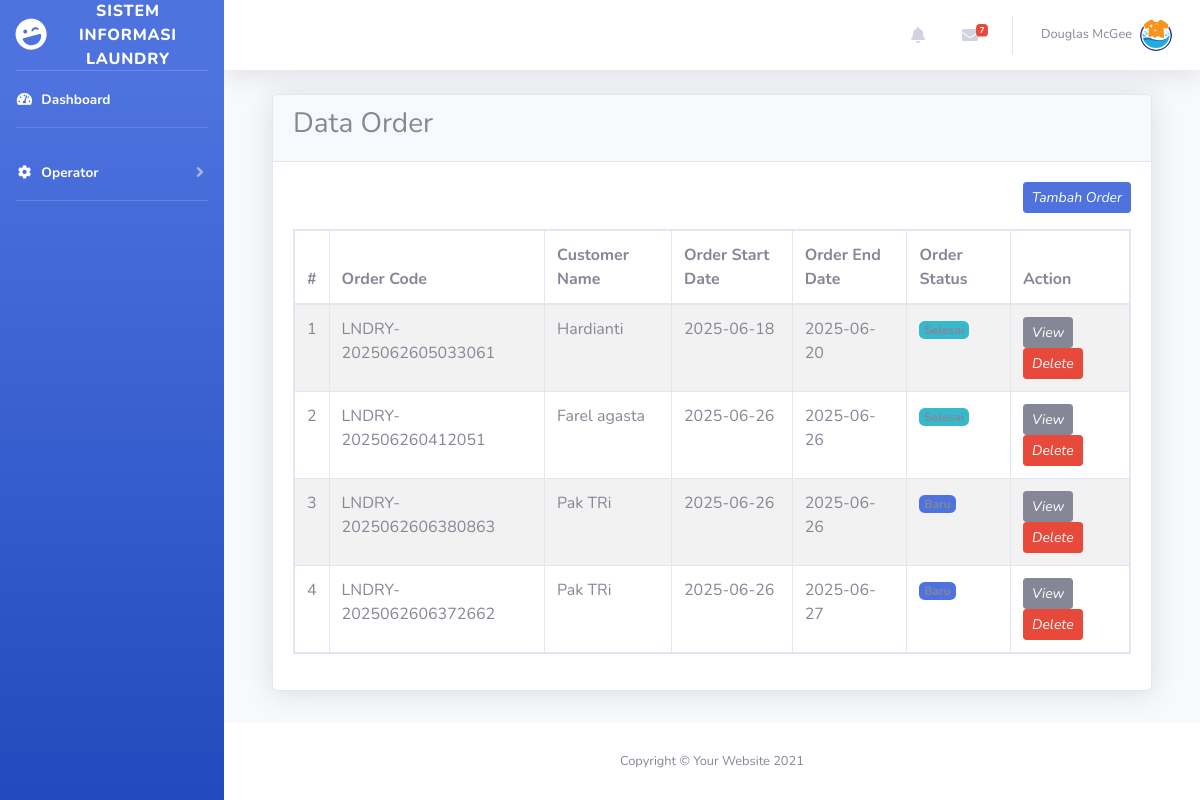
/dashboard.php?page=transaksi (signed in), run on an earlier commit of the app's database.
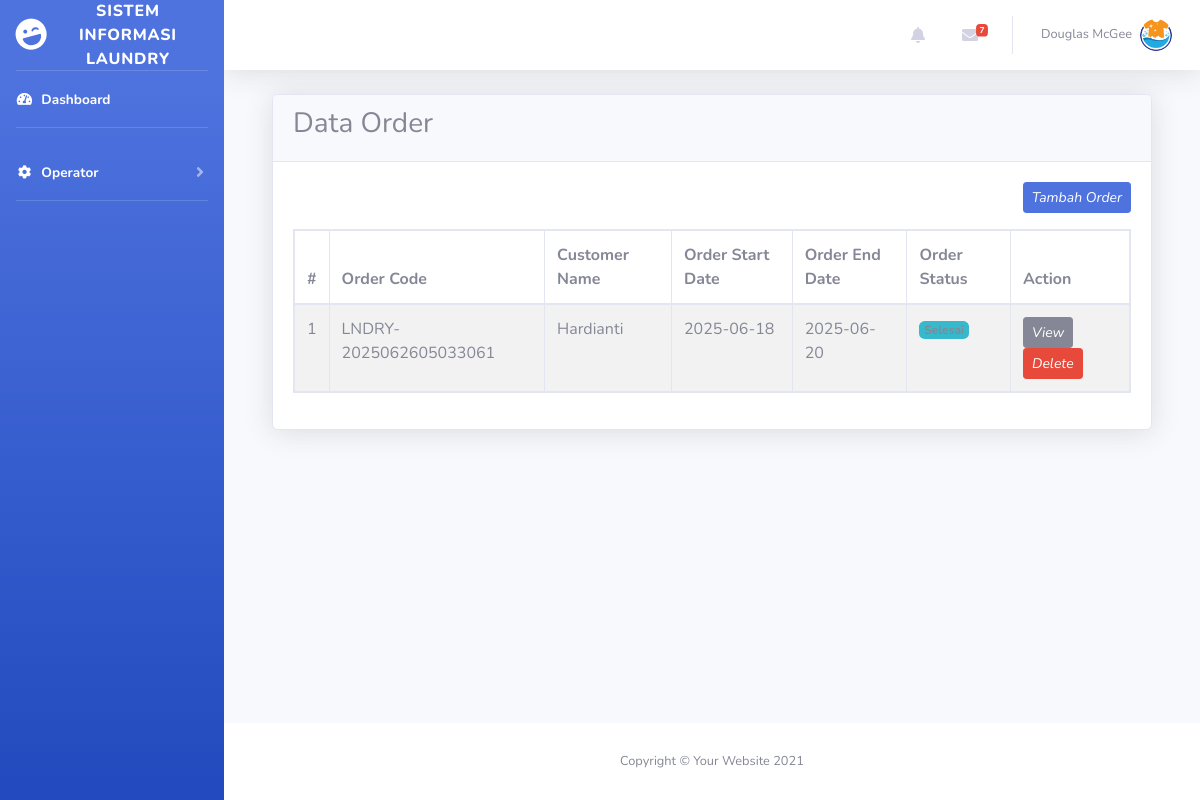
And on a later commit of the database.
### tables this page shows
CREATE TABLE `trans_order` (
  `id` int(11) NOT NULL,
  `id_customer` int(11) NOT NULL,
  `order_code` varchar(50) NOT NULL,
  `order_date` varchar(50) NOT NULL,
  `order_end_date` date DEFAULT NULL,
  `order_status` tinyint(11) NOT NULL DEFAULT 0,
  `total_price` int(11) NOT NULL,
  `order_pay` int(11) DEFAULT NULL,
  `order_change` int(11) DEFAULT NULL,
  `notes` text DEFAULT NULL,
  `created_at` timestamp NOT NULL DEFAULT current_timestamp(),
  `updated_at` timestamp NOT NULL DEFAULT current_timestamp() ON UPDATE current_timestamp(),
  `deleted_at` int(11) NOT NULL DEFAULT 0
);

CREATE TABLE `customer` (
  `id` int(11) NOT NULL,
  `customer_name` varchar(50) NOT NULL,
  `phone` varchar(50) NOT NULL,
  `address` text NOT NULL,
  `created_at` timestamp NOT NULL DEFAULT current_timestamp(),
  `updated_at` timestamp NOT NULL DEFAULT current_timestamp() ON UPDATE current_timestamp(),
  `deleted_at` tinyint(4) NOT NULL DEFAULT 0
);

### admin/content/transaksi.php (the view, shortened to what this page needs)
<?php
include 'admin/controller/operator-validation.php';
$queryData = mysqli_query($config, "SELECT trans_order.*, customer.customer_name FROM trans_order LEFT JOIN customer ON trans_order.id_customer = customer.id ORDER BY trans_order.order_status DESC, trans_order.updated_at DESC")
?>
<div class="card shadow">
    <div class="card-header">
        <h3>Data Order</h3>
    </div>
    <div class="card-body">
        <div align="right" class="button-action">
            <a href="?page=add-transaksi" class="btn btn-primary btn-sm"><i class='bx bx-plus'>Tambah Order</i></a>
        </div>
        <table class="table table-bordered table-striped table-hover table-responsive mt-3">
            <thead>
                <tr>
                    <th>#</th>
                    <th>Order Code</th>
                    <th>Customer Name</th>
                    <th>Order Start Date</th>
                    <th>Order End Date</th>
                    <th>Order Status</th>
                    <th>Action</th>
                </tr>
            </thead>
            <tbody>
                <?php
                $no = 1;
                while ($rowData = mysqli_fetch_assoc($queryData)) : ?>
                    <tr>
                        <td><?= $no++ ?></td>
                        <td><?= isset($rowData['order_code']) ? $rowData['order_code'] : '-' ?></td>
                        <td><?= isset($rowData['customer_name']) ? $rowData['customer_name'] : '-' ?></td>
                        <td><?= isset($rowData['order_date']) ? $rowData['order_date'] : '-' ?></td>
                        <td><?= isset($rowData['order_end_date']) ? $rowData['order_end_date'] : '-' ?></td>
                        <?php $statusOrder = getOrderStatus($rowData['order_status']) ?>
                        <td><?= $statusOrder ?></td>
                        <td>
                            <a href="?page=add-order&view=<?php echo $rowData['id'] ?>">
                                <button class="btn btn-secondary btn-sm">
                                    <i class="tf-icon bx bx-show bx-22px">View</i>
                                </button>
                            </a>
                            <a onclick="return confirm ('Apakah anda yakin akan menghapus data ini?')"
                                href="?page=add-order&delete=<?php echo $rowData['id'] ?>">
                                <button class="btn btn-danger btn-sm">
                                    <i class="tf-icon bx bx-trash bx-22px">Delete</i>
                                </button>
                            </a>
                        </td>
                    </tr>
                <?php endwhile;
                ?>
            </tbody>
        </table>
    </div>
</div>

### dashboard.php (shortened to what this page needs)
<?php
require_once 'admin/controller/functions.php';
?>
<!DOCTYPE html>
<html lang="en">
<head>
    <?php include 'admin/inc/cdn.php' ?>
</head>
<body id="page-top">
    <div id="wrapper">
        <?php include 'admin/inc/sidebar.php' ?>
        <div id="content-wrapper" class="d-flex flex-column">
            <div id="content">
                <nav class="navbar navbar-expand navbar-light bg-white topbar mb-4 static-top shadow">
                    <ul class="navbar-nav ml-auto">
                        <?php include 'admin/inc/topbarNavbar.php' ?>
                    </ul>
                </nav>
                <div class="container-fluid">
                    <div class="container">
                        <?php
                        if (isset($_GET['page'])) {
                            if (file_exists('admin/content/' . $_GET['page'] . '.php')) {
                                include 'admin/content/' . $_GET['page'] . '.php';
                            } else {
                                header("Location: admin/content/misc/error.php");
                                die;
                            }
                        } else {
                            include 'admin/content/dashboard.php';
                        }
                        ?>
                    </div>
                </div>
            </div>
            <footer class="sticky-footer bg-white">
                <div class="container my-auto">
                    <div class="copyright text-center my-auto">
                        <span>Copyright &copy; Your Website 2021</span>
                    </div>
                </div>
            </footer>
        </div>
    </div>
</body>
</html>

### admin/inc/cdn.php (shortened to what this page needs)
<link href="tmp/vendor/fontawesome-free/css/all.min.css" rel="stylesheet" type="text/css">
<link href="tmp/css/sb-admin-2.min.css" rel="stylesheet">

### admin/inc/sidebar.php (shortened to what this page needs)
<?php
$navbarID = $_SESSION['id'];
$queryNavbar = mysqli_query($config, "SELECT * FROM user WHERE id = '$navbarID'");
$dataNavbar = mysqli_fetch_assoc($queryNavbar);
?>
<ul class="navbar-nav bg-gradient-primary sidebar sidebar-dark accordion" id="accordionSidebar">
    <a class="sidebar-brand d-flex align-items-center justify-content-center" href="index.html">
        <div class="sidebar-brand-icon rotate-n-15">
            <i class="fas fa-laugh-wink"></i>
        </div>
        <div class="sidebar-brand-text mx-3">SISTEM INFORMASI LAUNDRY </div>
    </a>
    <hr class="sidebar-divider my-0">
    <?php if ($dataNavbar['id_level'] == 1) : ?>
        <!-- //Jika parameter page belum diset atau nilainya adalah 'dashboard', maka cetak 'active',
kalau tidak, cetak string kosong. -->
        <li class="nav-item active <?= !isset($_GET['page']) || ($_GET['page'] == 'dashboard') ? 'active' : '' ?>">
            <a class="nav-link" href="?page=dashboard">
                <i class="fas fa-fw fa-tachometer-alt"></i>
                <span>Dashboard</span>
            </a>
        </li>
        <hr class="sidebar-divider">
        <li class="nav-item">
            <a class="nav-link collapsed" href="#" data-toggle="collapse" data-target="#collapseTwo"
                aria-expanded="true" aria-controls="collapseTwo">
                <i class="fas fa-fw fa-cog"></i>
                <span>Admin</span>
            </a>
            <div id="collapseTwo" class="collapse" aria-labelledby="headingTwo" data-parent="#accordionSidebar">
                <div class="bg-white py-2 collapse-inner rounded">
                    <h6 class="collapse-header">Master Data:</h6>
                    <a class="collapse-item <?= (isset($_GET['page']) && ($_GET['page'] == 'user' || $_GET['page'] == 'add-user')) ? 'active' : '' ?>" href="?page=user">User</a>
                    <a class="collapse-item <?= (isset($_GET['page']) && ($_GET['page'] == 'level' || $_GET['page'] == 'add-level')) ? 'active' : '' ?>" href="?page=level">Level</a>
                    <a class="collapse-item" <?= (isset($_GET['page']) && ($_GET['page'] == 'customer' || $_GET['page'] == 'add-customer')) ? 'active' : '' ?> href="?page=customer">Customer</a>
                    <a class="collapse-item" <?= (isset($_GET['page']) && ($_GET['page'] == 'service' || $_GET['page'] == 'add-service')) ? 'active' : '' ?> href="?page=service">Service</a>
        </li>
        <hr class="sidebar-divider my-0">
    <?php elseif ($dataNavbar['id_level'] == 2) : ?>
        <li class="nav-item active <?= !isset($_GET['page']) || ($_GET['page'] == 'dashboard') ? 'active' : '' ?>">
            <a class="nav-link" href="?page=dashboard">
                <i class="fas fa-fw fa-tachometer-alt"></i>
                <span>Dashboard</span>
            </a>
            <hr class="sidebar-divider">
            <a class="nav-link collapsed" href="#" data-toggle="collapse" data-target="#collapseTwo"
                aria-expanded="true" aria-controls="collapseTwo">
                <i class="fas fa-fw fa-cog"></i>
                <span>Operator</span>
            </a>
        </li>
        <hr class="sidebar-divider my-0">
    <?php endif ?>
</ul>

### admin/inc/topbarNavbar.php (shortened to what this page needs)
<li class="nav-item dropdown no-arrow mx-1">
    <a class="nav-link dropdown-toggle" href="#" id="alertsDropdown" role="button"
        data-toggle="dropdown" aria-haspopup="true" aria-expanded="false">
        <i class="fas fa-bell fa-fw"></i>
    </a>
</li>
<li class="nav-item dropdown no-arrow mx-1">
    <a class="nav-link dropdown-toggle" href="#" id="messagesDropdown" role="button"
        data-toggle="dropdown" aria-haspopup="true" aria-expanded="false">
        <i class="fas fa-envelope fa-fw"></i>
        <span class="badge badge-danger badge-counter">7</span>
    </a>
</li>
<li class="nav-item dropdown no-arrow">
    <a class="nav-link dropdown-toggle" href="#" id="userDropdown" role="button"
        data-toggle="dropdown" aria-haspopup="true" aria-expanded="false">
        <span class="mr-2 d-none d-lg-inline text-gray-600 small">Douglas McGee</span>
        <img class="img-profile rounded-circle"
            src="./img/logo1.png">
    </a>
</li>

### admin/controller/functions.php (shortened to what this page needs)
<?php
function getOrderStatus($status_code)
{
    switch ($status_code) {
        case 0:
            return '<span class="badge bg-primary">Baru</span>';
        case 1:
            return '<span class="badge bg-info">Selesai</span>';
    }
}

What changed in the data, as far as the page shows it:
removed trans_order: order_code "LNDRY-202506260412051", id_customer.customer_name "Farel agasta", order_date "2025-06-26", order_end_date "2025-06-26", order_status "Selesai"
removed trans_order: order_code "LNDRY-2025062606380863", id_customer.customer_name "Pak TRi", order_date "2025-06-26", order_end_date "2025-06-26", order_status "Baru"
removed trans_order: order_code "LNDRY-2025062606372662", id_customer.customer_name "Pak TRi", order_date "2025-06-26", order_end_date "2025-06-27", order_status "Baru"
